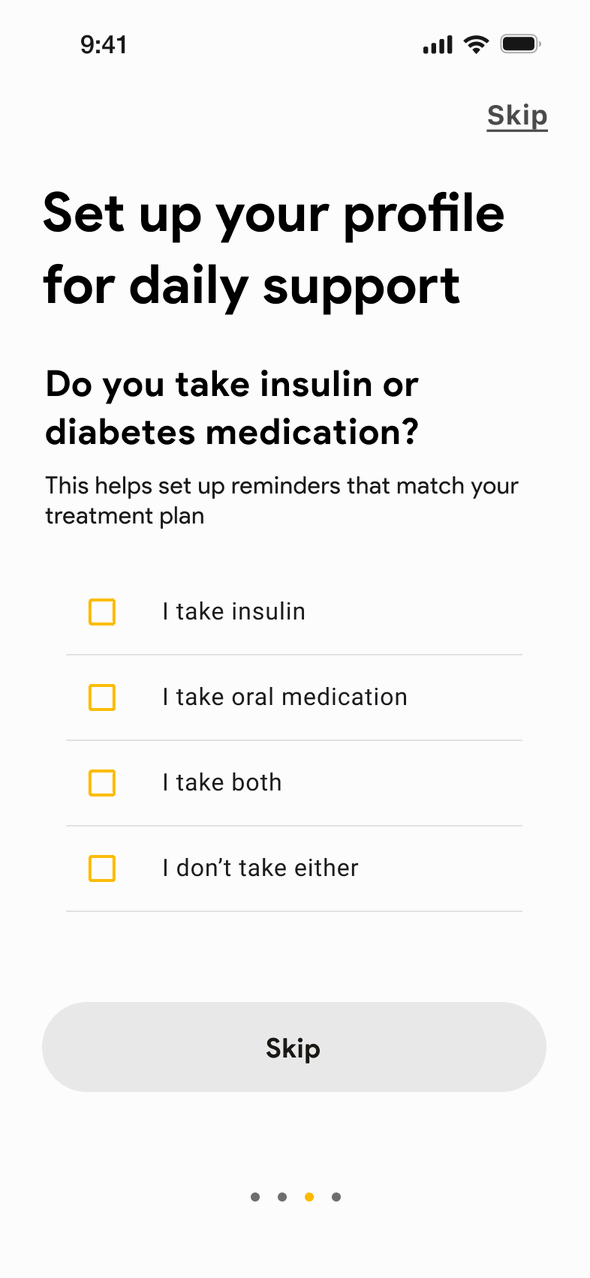
#> input picture assets/case-studies/lighthouse-storyboard/onboarding-4-to-8.gif, 590 x 1278 px; its folder holds 4 pictures in this run
$ python build-lighthouse-phone-videos.py
#> lines starting #> are read from the running program, lines starting #| are printed output that depends on the picture
"""Transcode the four existing GIF demos for pause/resume without changing their timing."""

import argparse
from pathlib import Path
import subprocess

from PIL import Image


parser = argparse.ArgumentParser()
parser.add_argument("--ffmpeg", default="ffmpeg")
args = parser.parse_args()
assets = Path(__file__).resolve().parents[1] / "assets/case-studies/lighthouse-storyboard"
names = (
    "onboarding-4-to-8",
    "map-to-df-restaurant-list",
    "restaurant-navigation-to-lighthouse",
    "post-meal-lock-screen",
)

for name in names:
    durations = []
    with Image.open(assets / f"{name}.gif") as gif:
#> gif is the input picture: PIL image 590x1278 P; mean R, G, B 241.4, 241.3, 241
        for frame in range(gif.n_frames):
            gif.seek(frame)
            durations.append(gif.info["duration"] / 1000)
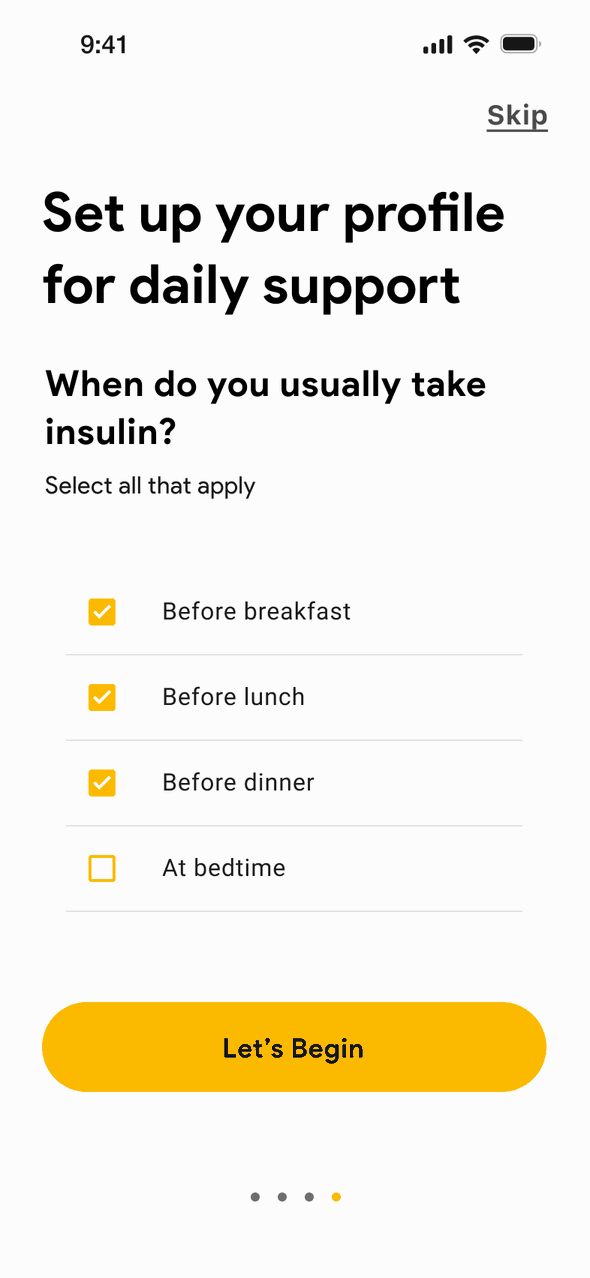
#> gif: PIL image 590x1278 RGB; mean R, G, B 243.6, 239.7, 228.6
#> after the loop, durations = [1.6, 0.3, 1.4, 0.3, 1.7, 0.3, 1.3, 0.3, 0.3, 2.2]
    duration = sum(durations)
#> duration = 9.7
    output = assets / f"{name}.mp4"
    # Pad before trimming so the GIF's final still keeps its complete hold time.
    subprocess.run([
        args.ffmpeg, "-hide_banner", "-loglevel", "error", "-y",
        "-ignore_loop", "1", "-i", str(assets / f"{name}.gif"),
        "-vf", f"fps=30,tpad=stop_mode=clone:stop_duration={durations[-1]}",
        "-t", str(duration), "-an", "-c:v", "libx264", "-crf", "16",
        "-pix_fmt", "yuv420p", "-movflags", "+faststart", str(output),
    ], check=True)
#> (this line was passed over: subprocess is not available in this run)
    subprocess.run([
        args.ffmpeg, "-hide_banner", "-loglevel", "error", "-y",
        "-i", str(output), "-frames:v", "1", "-c:v", "libwebp",
        "-quality", "95", str(assets / f"{name}-poster.webp"),
    ], check=True)
#> (this line was passed over: subprocess is not available in this run)
    print(f"{name}: {duration:.2f}s")
#| onboarding-4-to-8: 9.70s
#> pass 2 of the loop `for name in names:`:
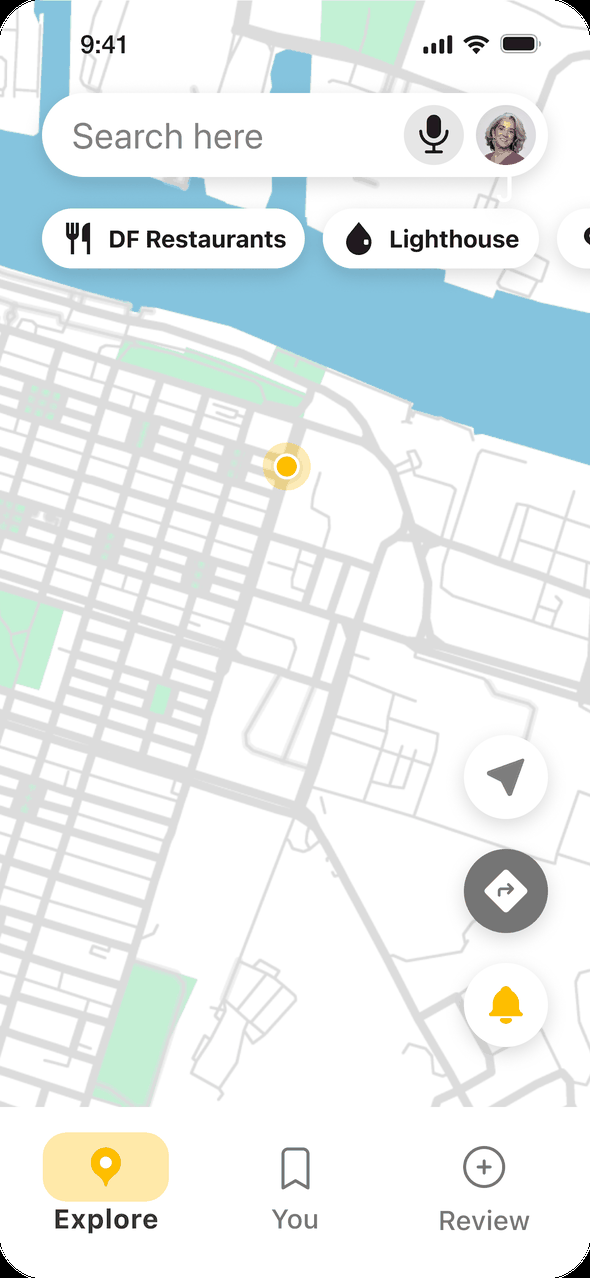
#> input picture assets/case-studies/lighthouse-storyboard/map-to-df-restaurant-list.gif, 590 x 1278 px
#> gif is the input picture: PIL image 590x1278 P; mean R, G, B 231.7, 238.3, 238.6
#> after the loop `for frame in range(gif.n_frames):`:
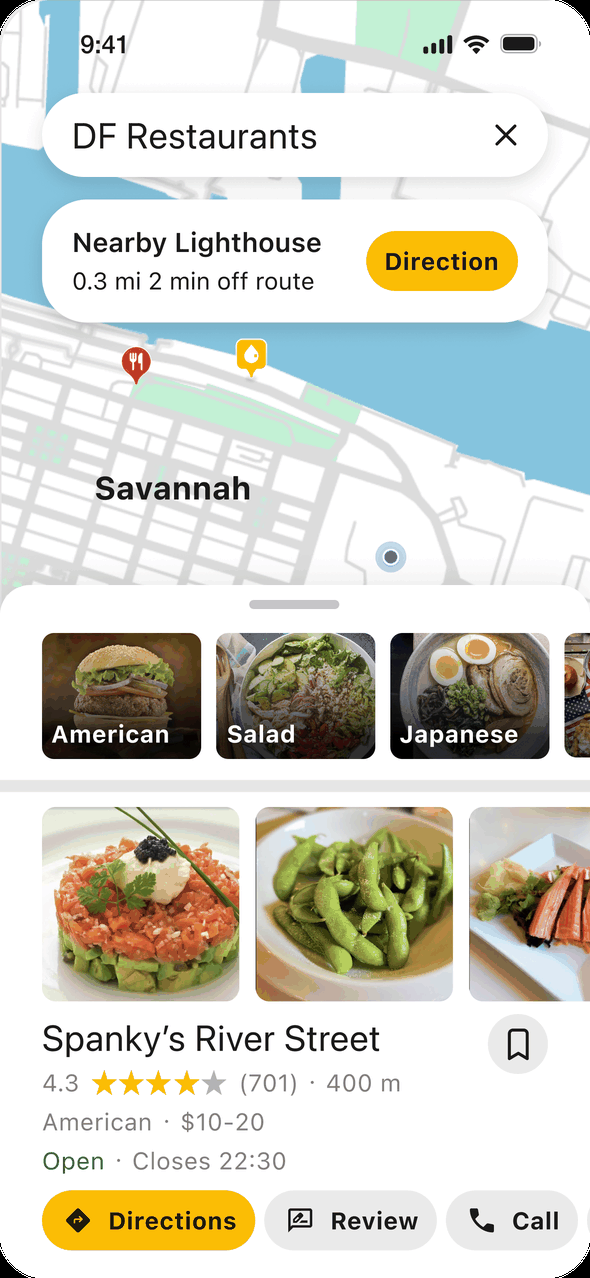
#> gif: PIL image 590x1278 RGB; mean R, G, B 211.6, 212, 202.3
#> after the loop `for frame in range(gif.n_frames):`: durations = [2.8, 0.12, 0.19, 3.2]
#> duration = 6.31
#| map-to-df-restaurant-list: 6.31s
#> pass 3 of the loop `for name in names:`:
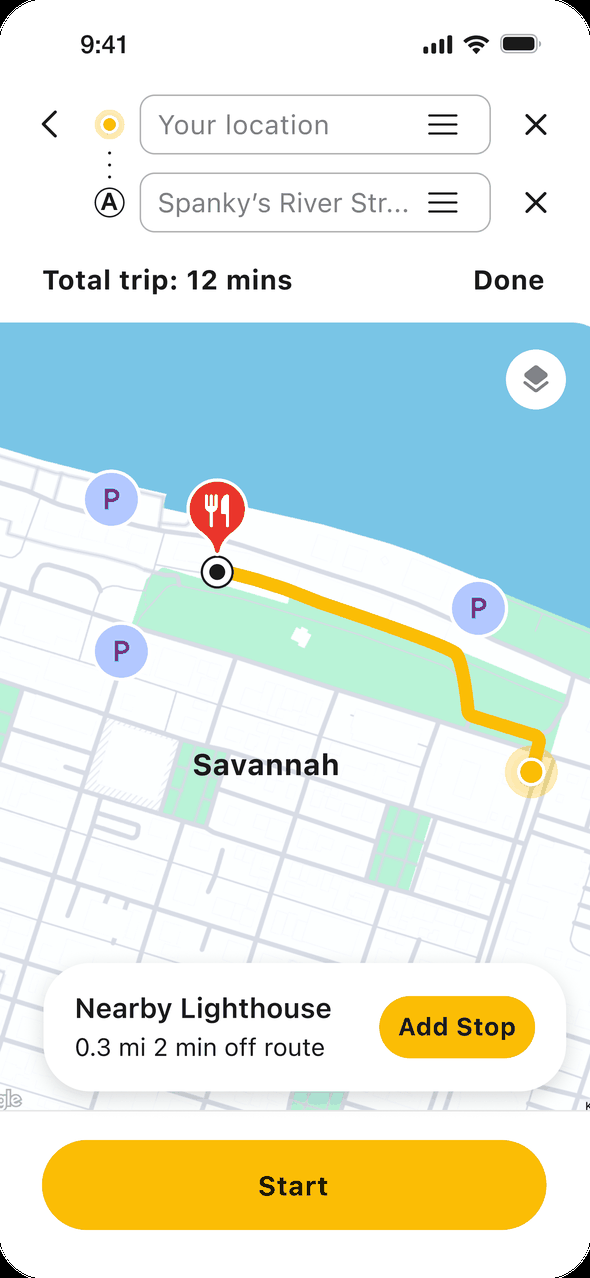
#> input picture assets/case-studies/lighthouse-storyboard/restaurant-navigation-to-lighthouse.gif, 590 x 1278 px
#> gif is the input picture: PIL image 590x1278 P; mean R, G, B 222.8, 232.9, 223.6
#> after the loop `for frame in range(gif.n_frames):`:
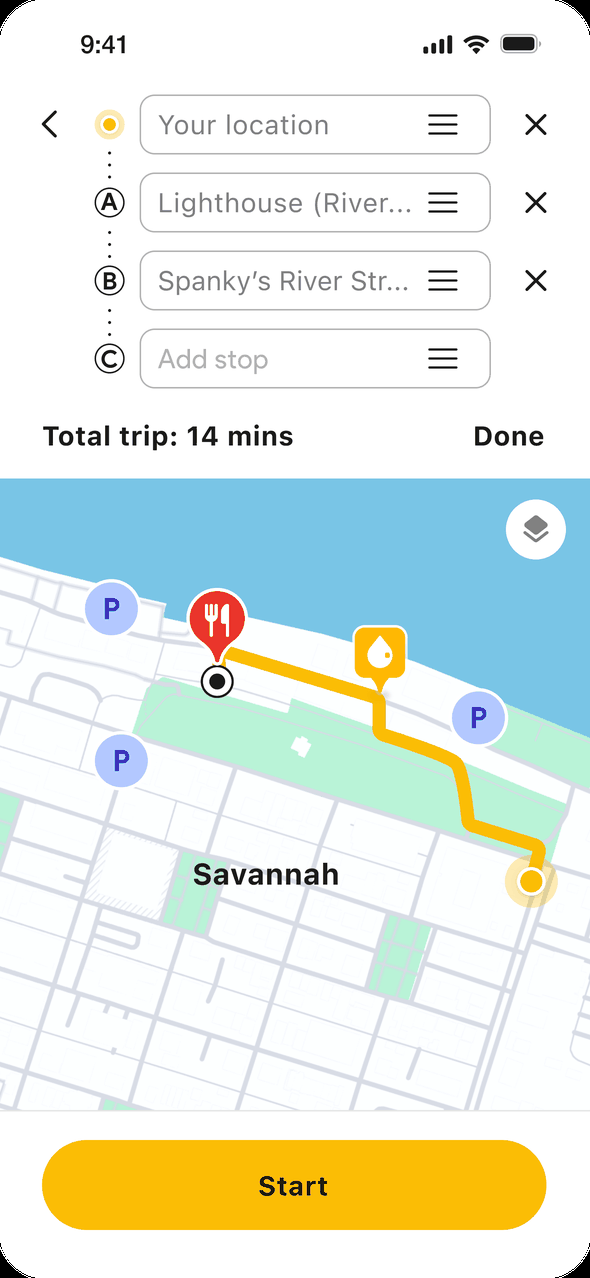
#> gif: PIL image 590x1278 RGB; mean R, G, B 228.5, 236.1, 227
#> after the loop `for frame in range(gif.n_frames):`: durations = [2.8, 0.12, 0.19, 2.8, 0.12, 0.19, 3.4]
#> duration = 9.62
#| restaurant-navigation-to-lighthouse: 9.62s
#> (the run stopped early here; a loop or call above may not have finished)
